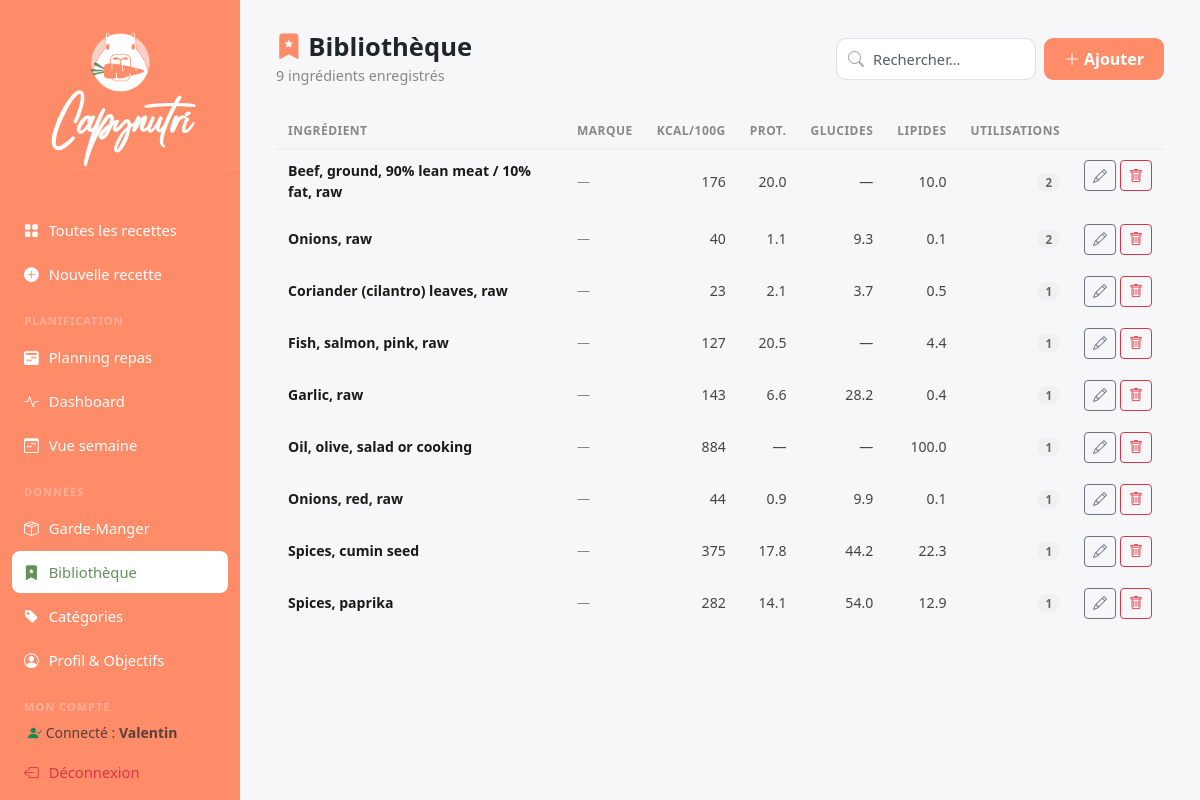
Page /library (signed in) on the committed database.
### tables this page shows
CREATE TABLE users (
            id INTEGER PRIMARY KEY AUTOINCREMENT,
            username TEXT UNIQUE NOT NULL,
            password_hash TEXT NOT NULL,
            created_at TIMESTAMP DEFAULT CURRENT_TIMESTAMP
           );

CREATE TABLE ingredient_library (
                id         INTEGER PRIMARY KEY AUTOINCREMENT,
                name       TEXT    NOT NULL,
                search_key TEXT    NOT NULL,
                brand      TEXT    DEFAULT '',
                barcode    TEXT    DEFAULT '',
                kcal_100g  REAL,
                protein_g_100g  REAL,
                carbs_g_100g  REAL,
                fat_g_100g  REAL,
                sugars_g_100g  REAL,
                fiber_g_100g  REAL,
                saturated_g_100g  REAL,
                monounsat_g_100g  REAL,
                polyunsat_g_100g  REAL,
                sodium_mg_100g  REAL,
                calcium_mg_100g  REAL,
                iron_mg_100g  REAL,
                potassium_mg_100g  REAL,
                magnesium_mg_100g  REAL,
                zinc_mg_100g  REAL,
                vit_a_mcg_100g  REAL,
                vit_c_mg_100g  REAL,
                vit_d_mcg_100g  REAL,
                vit_b1_mg_100g  REAL,
                vit_b2_mg_100g  REAL,
                vit_b3_mg_100g  REAL,
                vit_b6_mg_100g  REAL,
                vit_b9_mcg_100g  REAL,
                vit_b12_mcg_100g  REAL,
                used_count INTEGER NOT NULL DEFAULT 1,
                updated_at TIMESTAMP DEFAULT CURRENT_TIMESTAMP
            , cholesterol_mg_100g REAL, trans_fat_g_100g REAL, omega3_g_100g REAL, omega6_g_100g REAL, phosphorus_mg_100g REAL, selenium_mcg_100g REAL, copper_mg_100g REAL, manganese_mg_100g REAL, vit_e_mg_100g REAL, vit_k_mcg_100g REAL);

### app.py (the view)
@app.route("/library")
def library():
    search  = request.args.get("q", "")
    entries = crud.list_library(search=search)
    return render_template("library.html", entries=entries, search=search)

### app.py (called while the page is built)
@login_manager.user_loader
def load_user(user_id):
    return crud.get_user_by_id(int(user_id))

@app.before_request
def require_login():
    allowed_routes = ['login', 'register', 'static']
    if request.endpoint not in allowed_routes and not current_user.is_authenticated:
        return redirect(url_for('login'))

### crud.py (called while the page is built)
def list_library(search: str = "") -> list[dict]:
    sql = """
        SELECT id, name, brand, barcode, used_count, updated_at,
               kcal_100g, protein_g_100g, carbs_g_100g, fat_g_100g
        FROM ingredient_library
        WHERE 1=1
    """
    params = []
    if search:
        sql += " AND (name LIKE ? OR brand LIKE ?)"
        params += [f"%{search}%", f"%{search}%"]
    sql += " ORDER BY used_count DESC, name"
    with get_connection() as conn:
        return [dict(r) for r in conn.execute(sql, params)]

def get_user_by_id(user_id: int):
    from models import User
    with get_connection() as conn:
        row = conn.execute("SELECT * FROM users WHERE id = ?", (user_id,)).fetchone()
        if row:
            return User(id=row["id"], username=row["username"], password_hash=row["password_hash"])
        return None

### db.py (called while the page is built)
def get_connection() -> sqlite3.Connection:
    conn = sqlite3.connect(DB_PATH)
    conn.row_factory = sqlite3.Row
    conn.execute("PRAGMA foreign_keys = ON")
    return conn

### templates/library.html (shortened to what this page needs)
{% extends "base.html" %}
{% block content %}
<div class="topbar">
  <div>
    <h1><i class="bi bi-bookmark-star-fill" style="color:var(--accent)"></i> Bibliothèque</h1>
    <div class="subtitle">{{ entries|length }} ingrédient{{ 's' if entries|length != 1 }} enregistré{{ 's' if entries|length != 1 }}</div>
  </div>
  <div class="d-flex gap-2 align-items-center">
    <form method="get" class="d-flex gap-2 align-items-center">
      <div class="search-wrap">
        <i class="bi bi-search"></i>
        <input class="form-control" name="q" placeholder="Rechercher…" value="{{ search }}" style="width:200px">
      </div>
    </form>
    <a href="{{ url_for('library_add') }}" class="btn btn-accent d-flex align-items-center gap-1">
      <i class="bi bi-plus-lg"></i> Ajouter
    </a>
  </div>
</div>
{% if entries %}
<div class="lib-table-wrap">
  <table class="lib-table">
    <thead>
      <tr>
        <th>Ingrédient</th>
        <th>Marque</th>
        <th style="text-align:right">kcal/100g</th>
        <th style="text-align:right">Prot.</th>
        <th style="text-align:right">Glucides</th>
        <th style="text-align:right">Lipides</th>
        <th style="text-align:right">Utilisations</th>
        <th></th>
      </tr>
    </thead>
    <tbody>
    {% for e in entries %}
    <tr>
      <td class="lib-name">
        {{ e.name }}
      </td>
      <td class="lib-brand">{{ e.brand or '—' }}</td>
      <td class="lib-num">{{ e.kcal_100g|round(0)|int if e.kcal_100g else '—' }}</td>
      <td class="lib-num">{{ e.protein_g_100g|round(1) if e.protein_g_100g else '—' }}</td>
      <td class="lib-num">{{ e.carbs_g_100g|round(1) if e.carbs_g_100g else '—' }}</td>
      <td class="lib-num">{{ e.fat_g_100g|round(1) if e.fat_g_100g else '—' }}</td>
      <td class="lib-num">
        <span class="lib-uses-badge">{{ e.used_count }}</span>
      </td>
      <td class="lib-actions">
        <a href="{{ url_for('library_edit', entry_id=e.id) }}"
           class="btn btn-sm btn-outline-secondary" title="Modifier">
          <i class="bi bi-pencil"></i>
        </a>
        <form method="post" action="{{ url_for('library_delete', entry_id=e.id) }}"
              style="display:inline" onsubmit="return confirm('Supprimer « {{ e.name }} » ?')">
          <button class="btn btn-sm btn-outline-danger" title="Supprimer">
            <i class="bi bi-trash"></i>
          </button>
        </form>
      </td>
    </tr>
    {% endfor %}
    </tbody>
  </table>
</div>
{% endif %}
{% endblock %}

### templates/base.html (shortened to what this page needs)
<!DOCTYPE html>
<html lang="en">
<head>
  <link href="https://cdn.jsdelivr.net/npm/bootstrap@5.3.3/dist/css/bootstrap.min.css" rel="stylesheet">
  <link href="https://cdn.jsdelivr.net/npm/bootstrap-icons@1.11.3/font/bootstrap-icons.css" rel="stylesheet">
</head>
<body>
<div id="sidebar">
  <div class="brand d-flex flex-column align-items-center mb-4 mt-2">
  <img src="{{ url_for('static', filename='logo.png') }}" alt="Logo Capynutri" style="height: 60px; border-radius: 12px; margin-bottom: 10px;">
  <div style="font-family: 'Radicalis', cursive; color: #ffffff; font-size: 2.2rem; margin-top: -5px;">
    Capynutri
  </div>
</div>
  <nav>
    <a href="{{ url_for('index') }}" class="{{ 'active' if request.endpoint == 'index' and not request.args.get('category') else '' }}">
      <i class="bi bi-grid-fill"></i> Toutes les recettes
    </a>
    <a href="{{ url_for('new_recipe') }}" class="{{ 'active' if request.endpoint == 'new_recipe' else '' }}">
      <i class="bi bi-plus-circle-fill"></i> Nouvelle recette
    </a>
    <div class="nav-section">Planification</div>
    <a href="{{ url_for('meal_plan') }}" class="{{ 'active' if request.endpoint == 'meal_plan' else '' }}">
      <i class="bi bi-calendar2-week-fill"></i> Planning repas
    </a>
    <a href="{{ url_for('dashboard') }}" class="{{ 'active' if request.endpoint == 'dashboard' else '' }}">
      <i class="bi bi-activity"></i> Dashboard
    </a>
    <a href="{{ url_for('week_view') }}" class="{{ 'active' if request.endpoint == 'week_view' else '' }}">
      <i class="bi bi-calendar3-week"></i> Vue semaine
    </a>
    <div class="nav-section">Données</div>
    <a href="{{ url_for('pantry') }}" class="{{ 'active' if request.endpoint == 'pantry' else '' }}">
      <i class="bi bi-box-seam"></i> Garde-Manger
    </a>
    <a href="{{ url_for('library') }}" class="{{ 'active' if request.endpoint in ['library','library_edit'] else '' }}">
      <i class="bi bi-bookmark-star-fill"></i> Bibliothèque
    </a>
    <a href="{{ url_for('categories') }}" class="{{ 'active' if request.endpoint == 'categories' else '' }}">
      <i class="bi bi-tag-fill"></i> Catégories
    </a>
    <a href="{{ url_for('profile') }}" class="{{ 'active' if request.endpoint == 'profile' else '' }}">
      <i class="bi bi-person-circle"></i> Profil & Objectifs
    </a>
    <div class="nav-section">Mon Compte</div>
    {% if current_user.is_authenticated %}
      <div class="px-3 mb-2 small text-muted">
        <i class="bi bi-person-check-fill text-success"></i> Connecté : <strong>{{ current_user.username }}</strong>
      </div>
      <a href="{{ url_for('logout') }}" class="text-danger">
        <i class="bi bi-box-arrow-left"></i> Déconnexion
      </a>
    {% else %}
      <a href="{{ url_for('login') }}" class="{{ 'active' if request.endpoint == 'login' else '' }}">
        <i class="bi bi-box-arrow-in-right"></i> Se connecter
      </a>
    {% endif %}
  </nav>
</div>
<div id="main">
  {% block content %}{% endblock %}
</div>
</body>
</html>

### rows in the picture
users: username "Valentin"
ingredient_library: name "Beef, ground, 90% lean meat / 10% fat, raw", brand "—", kcal_100g "176", protein_g_100g "20.0", carbs_g_100g "—", fat_g_100g "10.0", used_count "2"
ingredient_library: name "Onions, raw", brand "—", kcal_100g "40", protein_g_100g "1.1", carbs_g_100g "9.3", fat_g_100g "0.1", used_count "2"
ingredient_library: name "Coriander (cilantro) leaves, raw", brand "—", kcal_100g "23", protein_g_100g "2.1", carbs_g_100g "3.7", fat_g_100g "0.5", used_count "1"
ingredient_library: name "Fish, salmon, pink, raw", brand "—", kcal_100g "127", protein_g_100g "20.5", carbs_g_100g "—", fat_g_100g "4.4", used_count "1"
ingredient_library: name "Garlic, raw", brand "—", kcal_100g "143", protein_g_100g "6.6", carbs_g_100g "28.2", fat_g_100g "0.4", used_count "1"
ingredient_library: name "Oil, olive, salad or cooking", brand "—", kcal_100g "884", protein_g_100g "—", carbs_g_100g "—", fat_g_100g "100.0", used_count "1"
ingredient_library: name "Onions, red, raw", brand "—", kcal_100g "44", protein_g_100g "0.9", carbs_g_100g "9.9", fat_g_100g "0.1", used_count "1"
ingredient_library: name "Spices, cumin seed", brand "—", kcal_100g "375", protein_g_100g "17.8", carbs_g_100g "44.2", fat_g_100g "22.3", used_count "1"
ingredient_library: name "Spices, paprika", brand "—", kcal_100g "282", protein_g_100g "14.1", carbs_g_100g "54.0", fat_g_100g "12.9", used_count "1"

### other values in the picture
{{ entries|length }} "9"
{{ 's' if entries|length != 1 }} "s"
